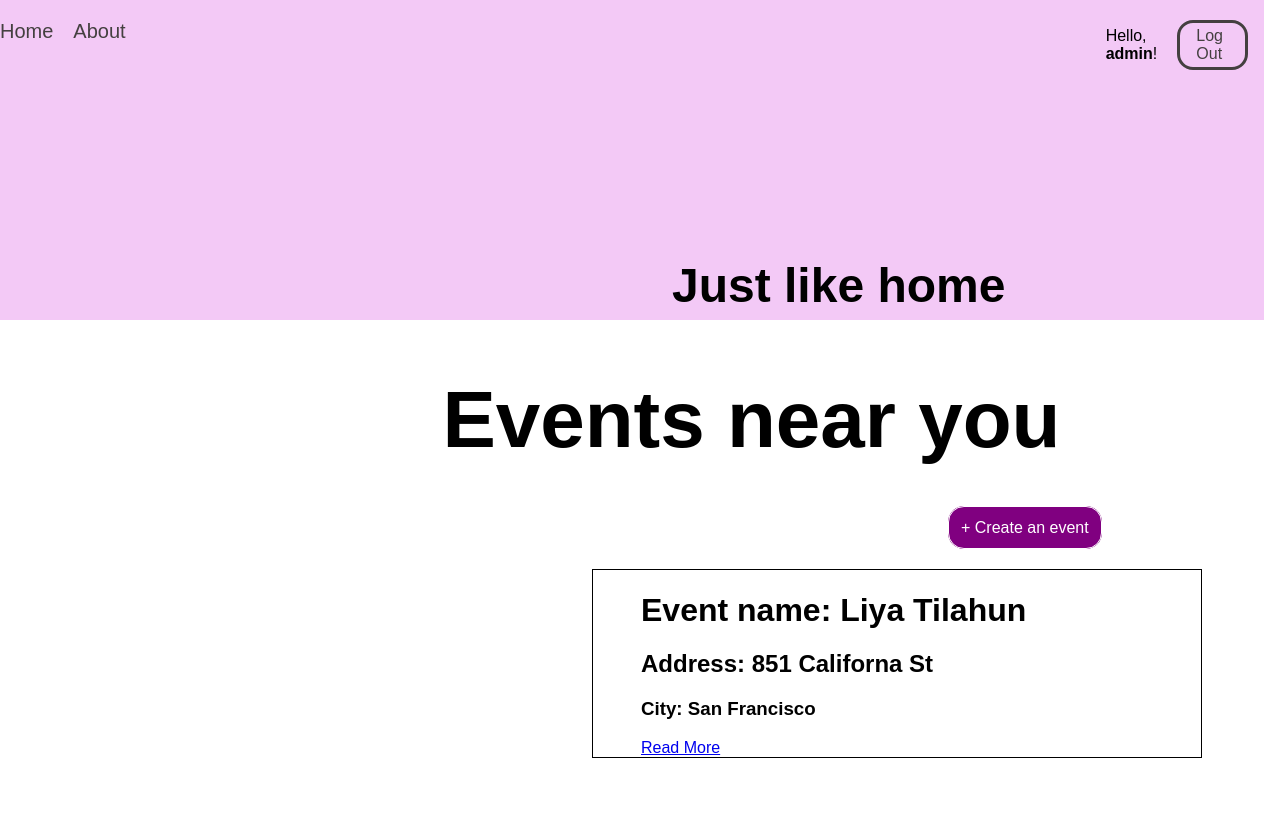
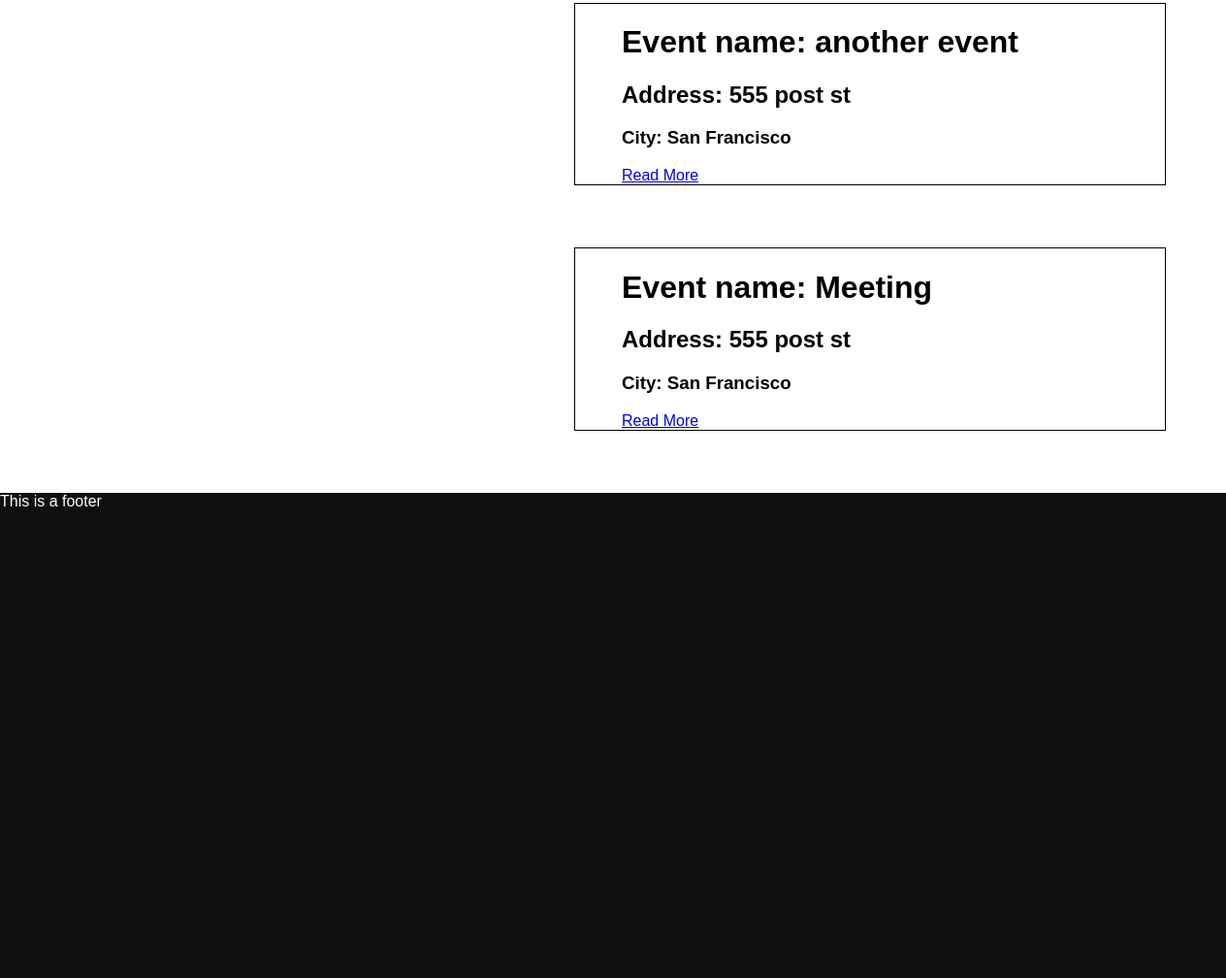
/events/ (signed in), run on the app's committed database (2 pictures, top to bottom).
### events/models.py (models this page shows, shortened)
class Event(models.Model):
    name = models.CharField(max_length=200)
    author = models.ForeignKey(User, on_delete=models.PROTECT,
                               help_text="The user that posted this event.", default=1, related_name='author')
    date_time = models.DateTimeField('event date time', null=True)
    street_address = models.CharField(max_length=255, default='address 1')
    city = models.CharField(max_length=255, default='city name')
    location = PlainLocationField(based_fields=['address','city'], zoom=7, default='location')
    description = models.TextField(default='description of the event')
    slug = models.CharField(max_length=400, blank=True, editable=False,
                            help_text="Unique URL path to access this page. Generated by the system.")
    created = models.DateTimeField(auto_now_add=True,
                                   help_text="The date and time this page was created. Automatically generated when the model saves.")
    modified = models.DateTimeField(auto_now=True,
                                    help_text="The date and time this page was updated. Automatically generated when the model updates.")
    participants = models.ManyToManyField(User,blank=True,related_name='participant')

### events/views.py (the view)
# urls.py: path('', EventListView.as_view(), name='event-list-page'),
class EventListView(ListView):
    model = Event
    def get(self, request):
        events = self.get_queryset().all()
        return render(request, 'events/event_list.html', {
          'events': events
        })

### events/templates/events/event_list.html
{% extends "base.html" %}
{% block styles%}
    {% load static %}
    <link rel="stylesheet" type="text/css" href="{% static 'events/css/styles.css' %}">
{% endblock %}
{% block content %}
<h1 class='event-header'> Events near you</h1>
<a href="{% url 'create-event-page' %}" title="event-create" class='link-create-event'> + Create an event</a>
  {% if events %}
    {% for event in events %}
    <div class='event-card'>
      <h1>Event name: {{event.name}}</h1>
      <h2>Address: {{event.street_address}}</h2>
      <h3>City: {{event.city}}</h3>
      <a href="{% url 'event-details-page' event.slug %}" title="Read More">Read More</a>
    </div>
    {% endfor %}
  {% else %}
    <div>No pages to display.</div>
  {% endif %}
{% endblock %}

### templates/base.html (shortened to what this page needs)
<!doctype html>
<html lang="en">
  <head>
    {% load static %}
    <link rel="stylesheet" type="text/css" href="{% static 'css/styles.css' %}">
    {% block styles%}
    {% endblock %}
  </head>
  <body>
    <div class='nav-div'>
      <nav class='left-nav'>
        <a href='/' class='home'>Home</a>
        <a href=# class='about'>About</a>
        <div class='authentication'>
          {% if user.is_authenticated %}
          <div class="text-white">Hello, <strong>{{user.username}}</strong>!</div>
          <a href="{% url 'logout' %}" class="logout">Log Out</a>
          {% endif %}
        </div>
      </nav>
      <h1 class='main-header'>Just like home </h1>
    </div>
    {% block content %}
    {% endblock %}
    <footer>
      This is a footer
  </footer>
  </body>
</html>

### static/css/styles.css (style rules this page uses)
body { background-color: white; font-size: 16px; font-family: Helvetica; margin: 0; }
.left-nav { display: flex; justify-content: flex-start; padding-bottom: 0.75em; padding-top: 1.25em; }
.authentication { margin-left: 60em; display:flex; align-items: center; }
.logout { border-style: solid; color: rgb(68, 64, 64); border-radius: 1em; padding-left: 1em; padding-right: 1em; padding-top: 0.25em; padding-bottom: 0.25em; margin-left: 1em; }
.home { color: rgb(68, 64, 64); font-size: 1.25em; }
.about { color: rgb(68, 64, 64); font-size: 1.25em; }
.nav-div { height: 30em; background-color: rgb(243, 201, 246); }
.left-nav a { margin-right: 1em; text-decoration: none; }
.event-card { border: solid; margin-top: 2em; }
.main-header { font-size: 3em; padding-left: 14em; padding-top: 3em; }
footer { background-color: rgb(15, 15, 15); height: 500px; color: white; }

### events/static/events/css/styles.css (style rules this page uses)
body { background-color: white; font-size: 16px; font-family: Helvetica; margin: 0; }
nav { display: flex; justify-content: flex-start; padding-bottom: 0.75em; padding-top: 0.75em; }
.nav-div { height: 20em; }
nav a { margin-right: 1em; text-decoration: none; }
.event-card { margin-top: 2em; border: solid 1px; width: 35em; margin-left: 37em; padding-left: 3em; margin-bottom: 4em; }
.main-header { font-size: 3em; padding-left: 14em; }
.event-header { font-size: 5em; padding-left: 35%; }
.link-create-event { text-decoration: none; padding: 0.75em; border: 1px solid; margin-left: 75%; background-color: purple; color: white; border-radius: 1em; }

### data on the page
Event: name "Liya Tilahun", street_address "851 Californa St", city "San Francisco"
Event: name "another event", street_address "555 post st", city "San Francisco"
Event: name "Meeting", street_address "555 post st", city "San Francisco"

### other printed values
{{ user.username }} "admin"
